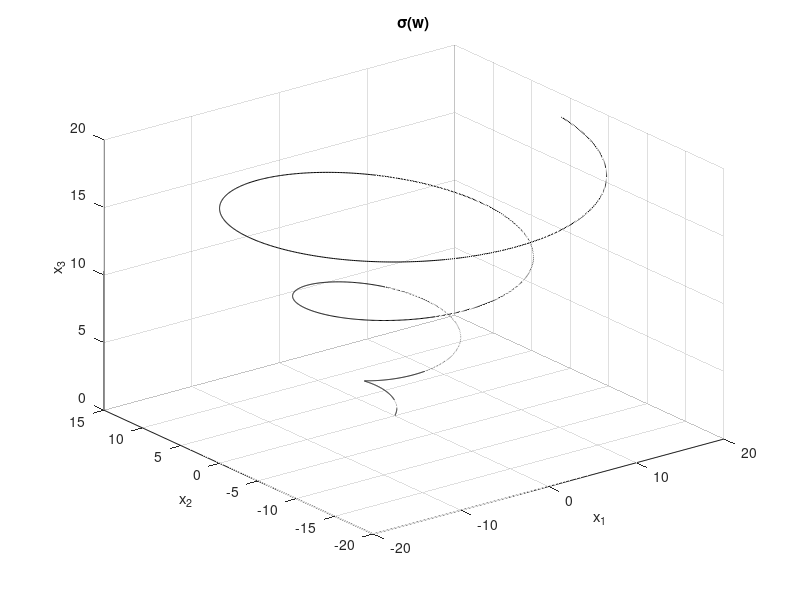
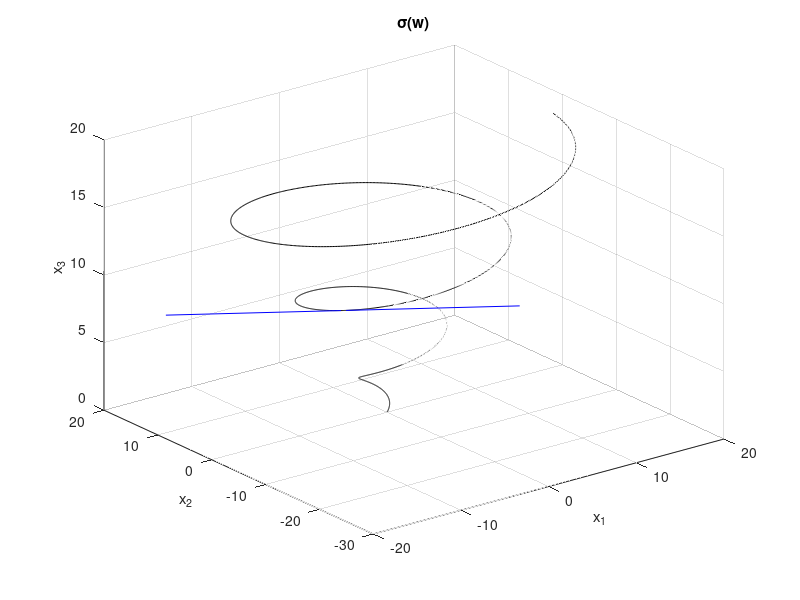
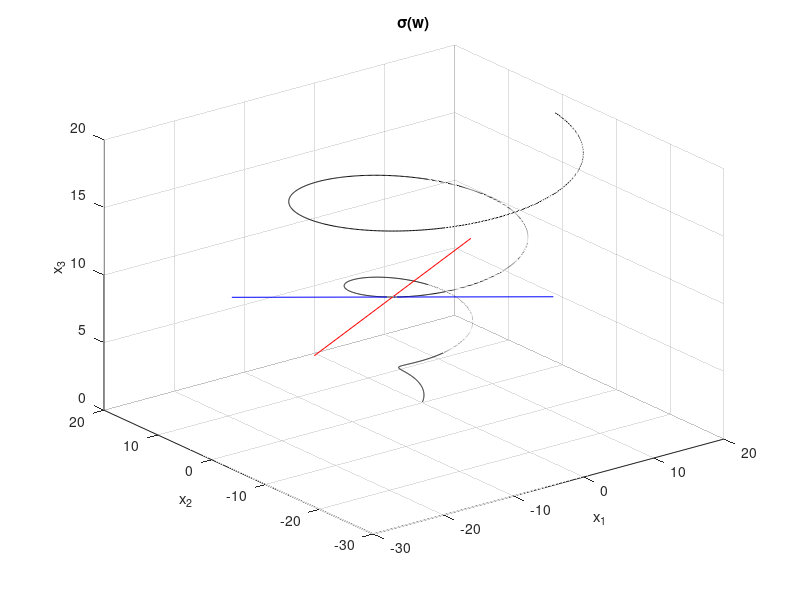
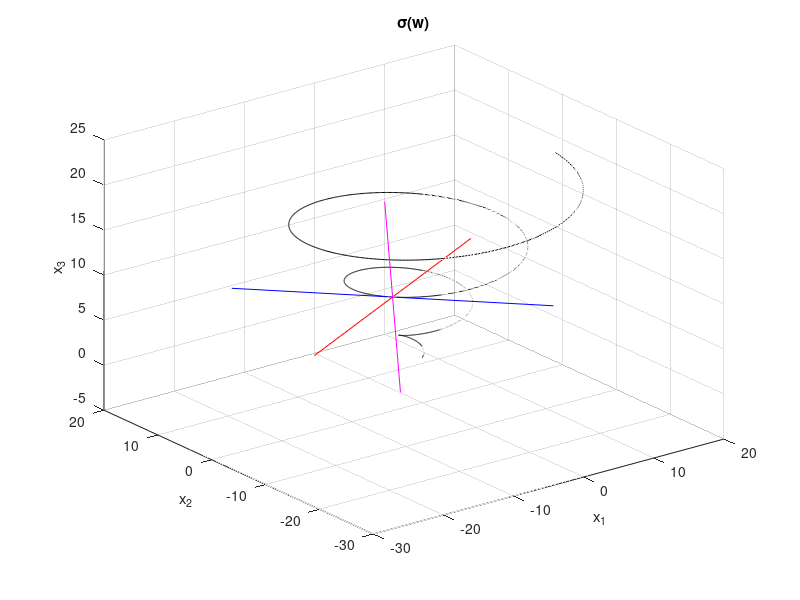

MATLAB code for these plots, in order:
% diff_geom01.png

close all

ax = gca;

w = 0:0.01:6*pi;
x1 = w.*cos(w);
x2 = w.*sin(w);
x3 = w;
plot3(ax,x1,x2,x3,'-k')
hold on
grid on
Box = 'off';
xlabel('x_1')
ylabel('x_2')
zlabel('x_3')
title('\sigma(w)')

% diff_geom02.png
figure

ax = gca;

w = 0:0.01:6*pi;
x1 = w.*cos(w);
x2 = w.*sin(w);
x3 = w;
wt = -2:4:2;
x1t = 10*cos(10) + wt.*(cos(10) - 10*sin(10));
x2t = 10*sin(10) + wt.*(sin(10) + 10*cos(10));
x3t = 10 + wt;
plot3(ax,x1,x2,x3,'-k',x1t,x2t,x3t,'-b')
hold on
grid on
Box = 'off';
xlabel('x_1')
ylabel('x_2')
zlabel('x_3')
title('\sigma(w)')

% diff_geom03.png
figure

ax = gca;

w = 0:0.01:6*pi;
x1 = w.*cos(w);
x2 = w.*sin(w);
x3 = w;
wt = -2:4:2;
x1t = 10*cos(10) + wt.*(cos(10) - 10*sin(10));
x2t = 10*sin(10) + wt.*(sin(10) + 10*cos(10));
x3t = 10 + wt;
wk = -0.02:0.04:0.02;
x1k = 10*cos(10) + wk.*(-1000*cos(10) - 100*sin(10) - 30*cos(10) - 4*sin(10));
x2k = 10*sin(10) + wk.*(-1000*sin(10) + 100*cos(10) - 30*sin(10) + 4*cos(10));
x3k = 10 + wk;
plot3(ax,x1,x2,x3,'-k',x1t,x2t,x3t,'-b',x1k,x2k,x3k,'-r')
hold on
grid on
Box = 'off';
xlabel('x_1')
ylabel('x_2')
zlabel('x_3')
title('\sigma(w)')

A = (2*cos(10)-10*sin(10))^2 + (2*sin(10) + 10*cos(10))^2 + (-102)^2; 
k10 = sqrt(A)/(102^(3/2))

% diff_geom04.png
figure

ax = gca;

u = 0:0.01:6*pi;
x1 = w.*cos(w);
x2 = w.*sin(w);
x3 = w;
wt = -2:4:2;
x1t = 10*cos(10) + wt.*(cos(10) - 10*sin(10));
x2t = 10*sin(10) + wt.*(sin(10) + 10*cos(10));
x3t = 10 + wt;
wk = -0.02:0.04:0.02;
x1k = 10*cos(10) + wk.*(-1000*cos(10) - 100*sin(10) - 30*cos(10) - 4*sin(10));
x2k = 10*sin(10) + wk.*(-1000*sin(10) + 100*cos(10) - 30*sin(10) + 4*cos(10));
x3k = 10 + wk;
wb = -0.001:0.002:0.001;
x1b = 10*cos(10) + wb.*(1000*sin(10) - 200*cos(10) +20*sin(10) -4*cos(10));
x2b = 10*sin(10) + wb.*(-1000*cos(10) - 200*sin(10) -20*cos(10) -4*sin(10));
x3b = 10 + 10404*wb;
plot3(ax,x1,x2,x3,'-k',x1t,x2t,x3t,'-b',x1k,x2k,x3k,'-r',x1b,x2b,x3b,'-m')
hold on
grid on
Box = 'off';
xlabel('x_1')
ylabel('x_2')
zlabel('x_3')
title('\sigma(w)')

t10 = 106/A

